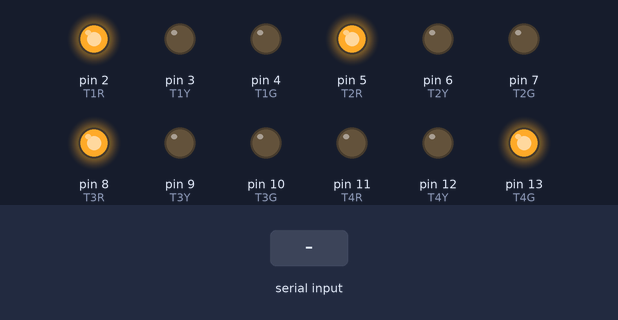
Recording of a sketch running on a simulated Arduino Uno, built with avr-gcc and run on an emulated ATmega328P. On the bench: output pins drawn as LEDs (lit = HIGH). The test bench sets the inputs (shaded band).

Above: at 13.4 s.
13.5 s: "90 45 200\n" received over Serial
At 15.4 s:
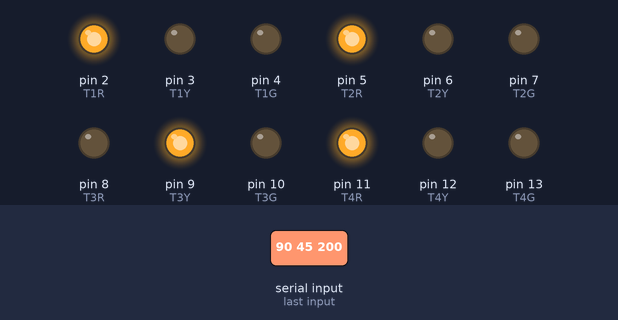
At 17.4 s:
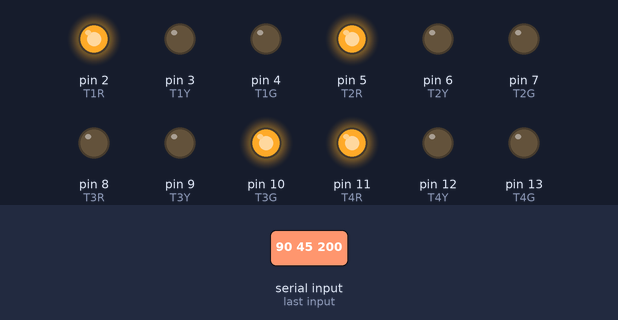
Timing chart, 0 to 48.5 s (numbered marks = the images above; inputs shaded):
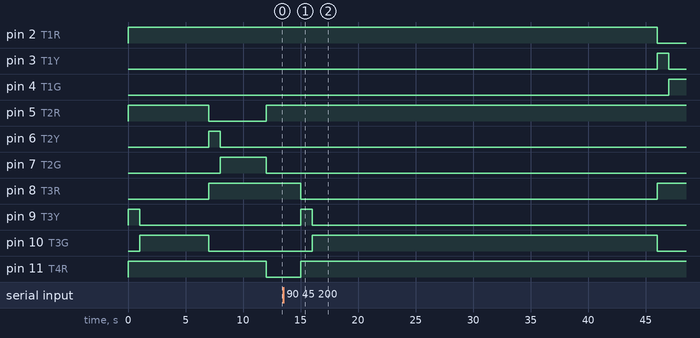

The sketch:

finalArduino.ino
```cpp
 #include <SoftwareSerial.h>
 int RX_PIN = 2;
 int TX_PIN = 3;
 SoftwareSerial mySerial(RX_PIN, TX_PIN);
String data = "";
#define T1R 2
#define T1Y 3
#define T1G 4
#define T2R 5
#define T2Y 6
#define T2G 7
#define T3R 8
#define T3Y 9
#define T3G 10
#define T4R 11
#define T4Y 12
#define T4G 13

int Traffic1_CarCount =1;
int Traffic2_CarCount =4 ;
int Traffic3_CarCount =6;
int Traffic4_CarCount =2;

int lastOpen = -1;


void setup() {
  for (int pin = 2; pin <= 13; pin++) {
    pinMode(pin, OUTPUT);
  }
  if (Serial) {
     Serial.begin(115200);
   } else {
     mySerial.begin(115200);  // For software serial
   }
}

void loop() {
  if (Serial.available() > 0 || mySerial.available() > 0) {  // Check for incoming data (hardware or software serial)


     if (Serial) {
       data = Serial.readStringUntil('\n');  // Read data until newline character (hardware serial)
     } else {
       data = mySerial.readStringUntil('\n');  // Read data until newline character (software serial)
     }

        if (data.length() > 0) {
       // Split data into individual integers using spaces as delimiters
       int intVar1 = data.toInt();
       int index1 = data.indexOf(' ');
       int intVar2 = data.substring(index1 + 1).toInt();
       int index2 = data.indexOf(' ', index1 + 1);
       int intVar3 = data.substring(index2 + 1).toInt();
       int intVar4 = data.substring(data.indexOf(' ', index2 + 1) + 1).toInt();
        Traffic1_CarCount=intVar1;
        Traffic2_CarCount=intVar2;
        Traffic3_CarCount=intVar3;
        Traffic4_CarCount=intVar4;
        if(intVar1>0){
          digitalWrite(13, HIGH);
        }
        }}

  int roadToOpen = getRoadToOpen();

  if (roadToOpen != -1) {
    int &carCount = getCarCount(roadToOpen);
    int openTime = min(carCount, 30); // Set open time based on minimum of 30 seconds or car count
    if (openTime > 0) {
      wait(roadToOpen, 1);
      Open(roadToOpen, openTime);
      carCount -= openTime;
      lastOpen = roadToOpen;
     } }
  }


int& getCarCount(int road) {
  switch (road) {
    case 1: return Traffic1_CarCount;
    case 2: return Traffic2_CarCount;
    case 3: return Traffic3_CarCount;
    case 4: return Traffic4_CarCount;
  }

  return Traffic1_CarCount;
}

int getRoadToOpen() {
  int road = -1;
  int maxCarCount = -1;

  if (lastOpen != 1 && Traffic1_CarCount > maxCarCount) {
    maxCarCount = Traffic1_CarCount;
    road = 1;
  }
  if (lastOpen != 2 && Traffic2_CarCount > maxCarCount) {
    maxCarCount = Traffic2_CarCount;
    road = 2;
  }
  if (lastOpen != 3 && Traffic3_CarCount > maxCarCount) {
    maxCarCount = Traffic3_CarCount;
    road = 3;
  }
  if (lastOpen != 4 && Traffic4_CarCount > maxCarCount) {
    maxCarCount = Traffic4_CarCount;
    road = 4;
  }

  return road;
}

void wait(int y, int seconds) {
  digitalWrite(T1R, HIGH);
  digitalWrite(T1Y, LOW);
  digitalWrite(T1G, LOW);

  digitalWrite(T2R, HIGH);
  digitalWrite(T2Y, LOW);
  digitalWrite(T2G, LOW);

  digitalWrite(T3R, HIGH);
  digitalWrite(T3Y, LOW);
  digitalWrite(T3G, LOW);

  digitalWrite(T4R, HIGH);
  digitalWrite(T4Y, LOW);
  digitalWrite(T4G, LOW);


  switch (y) {
    case 1:
      digitalWrite(T1Y, HIGH);
      digitalWrite(T1R, LOW);
      break;
    case 2:
      digitalWrite(T2Y, HIGH);
      digitalWrite(T2R, LOW);
      break;
    case 3:
      digitalWrite(T3Y, HIGH);
      digitalWrite(T3R, LOW);
      break;
    case 4:
      digitalWrite(T4Y, HIGH);
      digitalWrite(T4R, LOW);
      break;
  }

  delay(seconds * 1000);
}

void Open(int Set, int seconds) {
  digitalWrite(T1Y, LOW);
  digitalWrite(T2Y, LOW);
  digitalWrite(T3Y, LOW);
  digitalWrite(T4Y, LOW);

  switch (Set) {
    case 1:
      digitalWrite(T1G, HIGH);
      digitalWrite(T1R, LOW);
      break;
    case 2:
      digitalWrite(T2G, HIGH);
      digitalWrite(T2R, LOW);
      break;
    case 3:
      digitalWrite(T3G, HIGH);
      digitalWrite(T3R, LOW);
      break;
    case 4:
      digitalWrite(T4G, HIGH);
      digitalWrite(T4R, LOW);
      break;
  }

  delay(seconds * 1000);

  digitalWrite(T1G, LOW);
  digitalWrite(T2G, LOW);
  digitalWrite(T3G, LOW);
  digitalWrite(T4G, LOW);

  digitalWrite(T1R, HIGH);
  digitalWrite(T2R, HIGH);
  digitalWrite(T3R, HIGH);
  digitalWrite(T4R, HIGH);
}
```

Measured:
- after the input at 13.5 s, pin 8 (T3R): HIGH → LOW after 1.5 s, → HIGH 31.0 s later; pin 9 (T3Y): LOW → HIGH after 1.5 s, → LOW 1.0 s later; pin 10 (T3G): LOW → HIGH after 2.5 s, → LOW 30.0 s later
